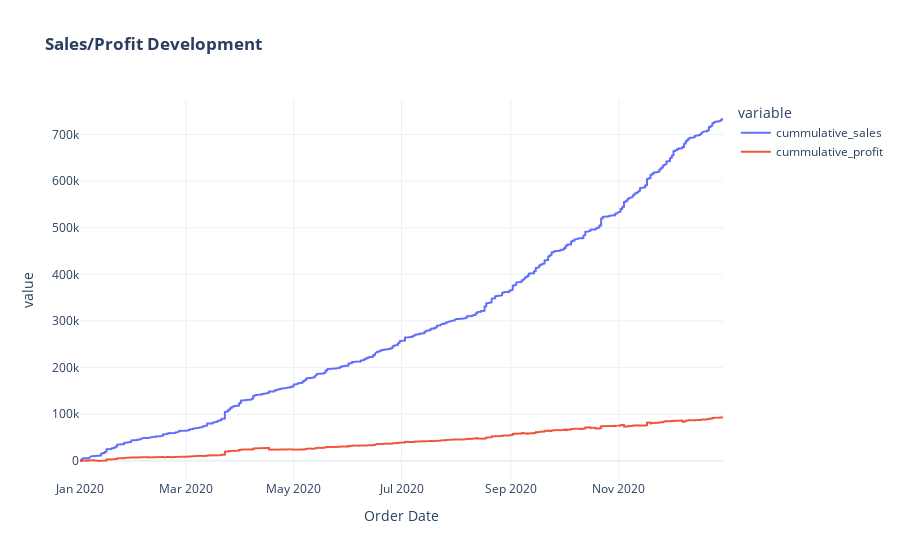

This figure's notebook cell:
### Code cell
# visualizing the results
# Create Chart
fig = px.line(sorted_data,
              x='Order Date',
              y=['cummulative_sales','cummulative_profit'],
              template = template_style,
              title= '<b>Sales/Profit Development</b>')

# Display Plot
fig.show()
# Export Chart to HTML
plotly.offline.plot(fig, filename='output/Sales_Profit_Development.html', auto_open=False)

### Figure 1 — Plotly figure (JSON) as saved in the notebook; plotly's stock layout.template omitted (floating-point values rounded to 4 significant figures; data arrays with more than 128 entries replaced by an {"elided": "..."} marker saying what was removed)
{"data": [{"hovertemplate": "variable=cummulative_sales<br>Order Date=%{x}<br>value=%{y}<extra></extra>", "legendgroup": "cummulative_sales", "line": {"color": "#636efa", "dash": "solid"}, "mode": "lines", "name": "cummulative_sales", "showlegend": true, "type": "scattergl", "x": {"elided": "3312 str values"}, "xaxis": "x", "y": {"elided": "3312 float values"}, "yaxis": "y"}, {"hovertemplate": "variable=cummulative_profit<br>Order Date=%{x}<br>value=%{y}<extra></extra>", "legendgroup": "cummulative_profit", "line": {"color": "#EF553B", "dash": "solid"}, "mode": "lines", "name": "cummulative_profit", "showlegend": true, "type": "scattergl", "x": {"elided": "3312 str values"}, "xaxis": "x", "y": {"elided": "3312 float values"}, "yaxis": "y"}], "layout": {"legend": {"title": {"text": "variable"}, "tracegroupgap": 0}, "title": {"text": "<b>Sales/Profit Development</b>"}, "xaxis": {"anchor": "y", "domain": [0, 1], "title": {"text": "Order Date"}}, "yaxis": {"anchor": "x", "domain": [0, 1], "title": {"text": "value"}}}}
